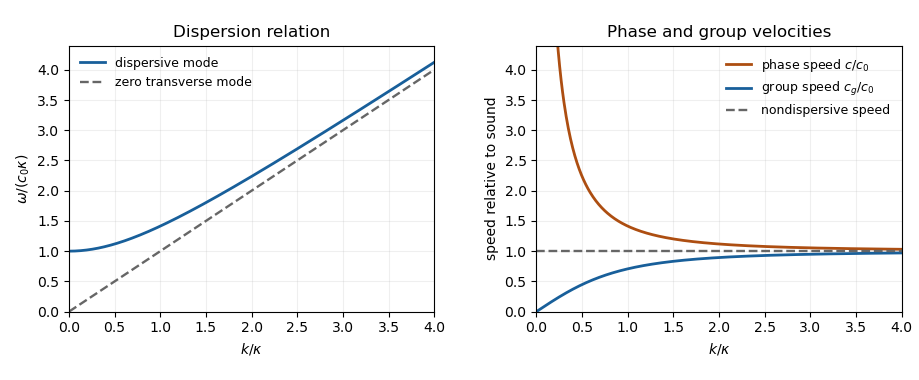

Python code for this plot:
"""Question 39 acoustic waveguide curves. Python 3.14.4, NumPy 2.3.5, Matplotlib 3.10.7.

Writes its PNG basename to the current working directory; the caller selects
the output directory.
"""
from pathlib import Path
import os
os.environ.setdefault('MPLCONFIGDIR', '/tmp/2011-ii1-matplotlib')
import matplotlib
matplotlib.use('Agg')
import matplotlib.pyplot as plt
import numpy as np

output = Path(__file__).with_suffix('.png').name
k = np.linspace(0, 4, 500)
k_positive = np.linspace(.04, 4, 500)
fig, axes = plt.subplots(1, 2, figsize=(9.2, 3.8), dpi=100, facecolor='white')
axes[0].plot(k, np.sqrt(1 + k*k), color='#185f9a', lw=2, label='dispersive mode')
axes[0].plot(k, k, color='#666666', ls='--', lw=1.7, label='zero transverse mode')
axes[0].set(xlabel=r'$k/\kappa$', ylabel=r'$\omega/(c_0\kappa)$', title='Dispersion relation', xlim=(0,4), ylim=(0,4.4))
axes[0].legend(loc='upper left', fontsize=9, frameon=False)
axes[1].plot(k_positive, np.sqrt(1+1/k_positive**2), color='#ad4e11', lw=2, label=r'phase speed $c/c_0$')
axes[1].plot(k, k/np.sqrt(1+k*k), color='#185f9a', lw=2, label=r'group speed $c_g/c_0$')
axes[1].axhline(1, color='#666666', ls='--', lw=1.7, label='nondispersive speed')
axes[1].set(xlabel=r'$k/\kappa$', ylabel='speed relative to sound', title='Phase and group velocities', xlim=(0,4), ylim=(0,4.4))
axes[1].legend(loc='upper right', fontsize=9, frameon=False)
for ax in axes:
    ax.grid(alpha=.2)
fig.subplots_adjust(left=.075, right=.98, bottom=.18, top=.88, wspace=.28)
fig.savefig(output, facecolor='white', transparent=False)
print(output)
